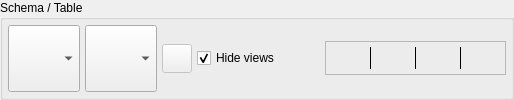
        <widget class="QGroupBox" name="groupBox">
         <property name="sizePolicy">
          <sizepolicy hsizetype="Expanding" vsizetype="Fixed">
           <horstretch>0</horstretch>
           <verstretch>0</verstretch>
          </sizepolicy>
         </property>
         <property name="title">
          <string>Schema / Table</string>
         </property>
         <layout class="QHBoxLayout" name="horizontalLayout">
          <property name="spacing">
           <number>5</number>
          </property>
          <property name="leftMargin">
           <number>5</number>
          </property>
          <property name="topMargin">
           <number>5</number>
          </property>
          <property name="rightMargin">
           <number>5</number>
          </property>
          <property name="bottomMargin">
           <number>5</number>
          </property>
          <item>
           <widget class="QComboBox" name="schema_cmb">
            <property name="sizePolicy">
             <sizepolicy hsizetype="Preferred" vsizetype="Preferred">
              <horstretch>0</horstretch>
              <verstretch>0</verstretch>
             </sizepolicy>
            </property>
            <property name="maxVisibleItems">
             <number>20</number>
            </property>
            <property name="insertPolicy">
             <enum>QComboBox::InsertPolicy::InsertAtBottom</enum>
            </property>
            <property name="sizeAdjustPolicy">
             <enum>QComboBox::SizeAdjustPolicy::AdjustToContents</enum>
            </property>
            <property name="iconSize">
             <size>
              <width>22</width>
              <height>22</height>
             </size>
            </property>
           </widget>
          </item>
          <item>
           <widget class="QComboBox" name="table_cmb">
            <property name="sizePolicy">
             <sizepolicy hsizetype="Preferred" vsizetype="Preferred">
              <horstretch>0</horstretch>
              <verstretch>0</verstretch>
             </sizepolicy>
            </property>
            <property name="maxVisibleItems">
             <number>20</number>
            </property>
            <property name="insertPolicy">
             <enum>QComboBox::InsertPolicy::InsertAtBottom</enum>
            </property>
            <property name="sizeAdjustPolicy">
             <enum>QComboBox::SizeAdjustPolicy::AdjustToContents</enum>
            </property>
            <property name="iconSize">
             <size>
              <width>22</width>
              <height>22</height>
             </size>
            </property>
           </widget>
          </item>
          <item>
           <widget class="QToolButton" name="browse_data_tb">
            <property name="enabled">
             <bool>false</bool>
            </property>
            <property name="sizePolicy">
             <sizepolicy hsizetype="Fixed" vsizetype="Fixed">
              <horstretch>0</horstretch>
              <verstretch>0</verstretch>
             </sizepolicy>
            </property>
            <property name="font">
             <font>
              <pointsize>8</pointsize>
             </font>
            </property>
            <property name="toolTip">
             <string>Browse the selected table</string>
            </property>
            <property name="text">
             <string/>
            </property>
            <property name="icon">
             <iconset resource="../../res/resources.qrc">
              <normaloff>:/icons/icons/browsedata1.png</normaloff>:/icons/icons/browsedata1.png</iconset>
            </property>
            <property name="iconSize">
             <size>
              <width>22</width>
              <height>22</height>
             </size>
            </property>
            <property name="checkable">
             <bool>false</bool>
            </property>
            <property name="toolButtonStyle">
             <enum>Qt::ToolButtonStyle::ToolButtonIconOnly</enum>
            </property>
           </widget>
          </item>
          <item>
           <widget class="QCheckBox" name="hide_views_chk">
            <property name="sizePolicy">
             <sizepolicy hsizetype="Fixed" vsizetype="Fixed">
              <horstretch>0</horstretch>
              <verstretch>0</verstretch>
             </sizepolicy>
            </property>
            <property name="text">
             <string>Hide views</string>
            </property>
            <property name="checked">
             <bool>true</bool>
            </property>
           </widget>
          </item>
          <item>
           <spacer name="horizontalSpacer">
            <property name="orientation">
             <enum>Qt::Orientation::Horizontal</enum>
            </property>
            <property name="sizeHint" stdset="0">
             <size>
              <width>40</width>
              <height>20</height>
             </size>
            </property>
           </spacer>
          </item>
          <item>
           <widget class="QFrame" name="db_info_frm">
            <property name="sizePolicy">
             <sizepolicy hsizetype="Preferred" vsizetype="Fixed">
              <horstretch>0</horstretch>
              <verstretch>0</verstretch>
             </sizepolicy>
            </property>
            <property name="minimumSize">
             <size>
              <width>0</width>
              <height>0</height>
             </size>
            </property>
            <property name="frameShape">
             <enum>QFrame::Shape::StyledPanel</enum>
            </property>
            <property name="frameShadow">
             <enum>QFrame::Shadow::Plain</enum>
            </property>
            <layout class="QHBoxLayout" name="horizontalLayout_7">
             <property name="spacing">
              <number>5</number>
             </property>
             <property name="leftMargin">
              <number>5</number>
             </property>
             <property name="topMargin">
              <number>5</number>
             </property>
             <property name="rightMargin">
              <number>5</number>
             </property>
             <property name="bottomMargin">
              <number>5</number>
             </property>
             <item>
              <widget class="QLabel" name="user_icon_lbl">
               <property name="minimumSize">
                <size>
                 <width>22</width>
                 <height>22</height>
                </size>
               </property>
               <property name="maximumSize">
                <size>
                 <width>22</width>
                 <height>22</height>
                </size>
               </property>
               <property name="text">
                <string/>
               </property>
               <property name="pixmap">
                <pixmap resource="../../res/resources.qrc">:/icons/icons/role.png</pixmap>
               </property>
               <property name="scaledContents">
                <bool>true</bool>
               </property>
               <property name="indent">
                <number>-1</number>
               </property>
              </widget>
             </item>
             <item>
              <widget class="QLabel" name="username_lbl">
               <property name="sizePolicy">
                <sizepolicy hsizetype="Preferred" vsizetype="Fixed">
                 <horstretch>0</horstretch>
                 <verstretch>0</verstretch>
                </sizepolicy>
               </property>
               <property name="font">
                <font>
                 <italic>true</italic>
                </font>
               </property>
               <property name="toolTip">
                <string>Authenticated username</string>
               </property>
               <property name="text">
                <string/>
               </property>
               <property name="indent">
                <number>0</number>
               </property>
              </widget>
             </item>
             <item>
              <widget class="Line" name="separator_ln_2">
               <property name="minimumSize">
                <size>
                 <width>0</width>
                 <height>0</height>
                </size>
               </property>
               <property name="maximumSize">
                <size>
                 <width>1</width>
                 <height>16777215</height>
                </size>
               </property>
               <property name="autoFillBackground">
                <bool>false</bool>
               </property>
               <property name="frameShadow">
                <enum>QFrame::Shadow::Plain</enum>
               </property>
               <property name="orientation">
                <enum>Qt::Orientation::Vertical</enum>
               </property>
              </widget>
             </item>
             <item>
              <widget class="QLabel" name="db_icon_lbl">
               <property name="minimumSize">
                <size>
                 <width>22</width>
                 <height>22</height>
                </size>
               </property>
               <property name="maximumSize">
                <size>
                 <width>22</width>
                 <height>22</height>
                </size>
               </property>
               <property name="text">
                <string/>
               </property>
               <property name="pixmap">
                <pixmap resource="../../res/resources.qrc">:/icons/icons/database.png</pixmap>
               </property>
               <property name="scaledContents">
                <bool>true</bool>
               </property>
               <property name="indent">
                <number>-1</number>
               </property>
              </widget>
             </item>
             <item>
              <widget class="QLabel" name="db_name_lbl">
               <property name="sizePolicy">
                <sizepolicy hsizetype="Preferred" vsizetype="Fixed">
                 <horstretch>0</horstretch>
                 <verstretch>0</verstretch>
                </sizepolicy>
               </property>
               <property name="toolTip">
                <string>Current working database/host</string>
               </property>
               <property name="text">
                <string/>
               </property>
               <property name="indent">
                <number>0</number>
               </property>
              </widget>
             </item>
             <item>
              <widget class="Line" name="separator_ln2">
               <property name="minimumSize">
                <size>
                 <width>0</width>
                 <height>0</height>
                </size>
               </property>
               <property name="maximumSize">
                <size>
                 <width>1</width>
                 <height>16777215</height>
                </size>
               </property>
               <property name="autoFillBackground">
                <bool>false</bool>
               </property>
               <property name="frameShadow">
                <enum>QFrame::Shadow::Plain</enum>
               </property>
               <property name="orientation">
                <enum>Qt::Orientation::Vertical</enum>
               </property>
              </widget>
             </item>
             <item>
              <widget class="QLabel" name="encoding_ico_lbl">
               <property name="minimumSize">
                <size>
                 <width>22</width>
                 <height>22</height>
                </size>
               </property>
               <property name="maximumSize">
                <size>
                 <width>22</width>
                 <height>22</height>
                </size>
               </property>
               <property name="text">
                <string/>
               </property>
               <property name="pixmap">
                <pixmap resource="../../res/resources.qrc">:/icons/icons/encoding.png</pixmap>
               </property>
               <property name="scaledContents">
                <bool>true</bool>
               </property>
               <property name="indent">
                <number>-1</number>
               </property>
              </widget>
             </item>
             <item>
              <widget class="QLabel" name="encoding_lbl">
               <property name="sizePolicy">
                <sizepolicy hsizetype="Preferred" vsizetype="Fixed">
                 <horstretch>0</horstretch>
                 <verstretch>0</verstretch>
                </sizepolicy>
               </property>
               <property name="font">
                <font>
                 <italic>true</italic>
                </font>
               </property>
               <property name="toolTip">
                <string>Server encoding</string>
               </property>
               <property name="text">
                <string/>
               </property>
               <property name="indent">
                <number>0</number>
               </property>
              </widget>
             </item>
             <item>
              <widget class="Line" name="separator_ln3">
               <property name="minimumSize">
                <size>
                 <width>0</width>
                 <height>0</height>
                </size>
               </property>
               <property name="maximumSize">
                <size>
                 <width>1</width>
                 <height>16777215</height>
                </size>
               </property>
               <property name="autoFillBackground">
                <bool>false</bool>
               </property>
               <property name="frameShadow">
                <enum>QFrame::Shadow::Plain</enum>
               </property>
               <property name="orientation">
                <enum>Qt::Orientation::Vertical</enum>
               </property>
              </widget>
             </item>
             <item>
              <widget class="QLabel" name="server_ico_lbl">
               <property name="minimumSize">
                <size>
                 <width>22</width>
                 <height>22</height>
                </size>
               </property>
               <property name="maximumSize">
                <size>
                 <width>22</width>
                 <height>22</height>
                </size>
               </property>
               <property name="text">
                <string/>
               </property>
               <property name="pixmap">
                <pixmap resource="../../res/resources.qrc">:/icons/icons/typeother.png</pixmap>
               </property>
               <property name="scaledContents">
                <bool>true</bool>
               </property>
               <property name="indent">
                <number>-1</number>
               </property>
              </widget>
             </item>
             <item>
              <widget class="QLabel" name="server_ver_lbl">
               <property name="sizePolicy">
                <sizepolicy hsizetype="Preferred" vsizetype="Fixed">
                 <horstretch>0</horstretch>
                 <verstretch>0</verstretch>
                </sizepolicy>
               </property>
               <property name="font">
                <font>
                 <italic>true</italic>
                 <bold>true</bold>
                </font>
               </property>
               <property name="toolTip">
                <string>PostgreSQL server version</string>
               </property>
               <property name="text">
                <string/>
               </property>
               <property name="indent">
                <number>0</number>
               </property>
              </widget>
             </item>
            </layout>
           </widget>
          </item>
         </layout>
        </widget>
